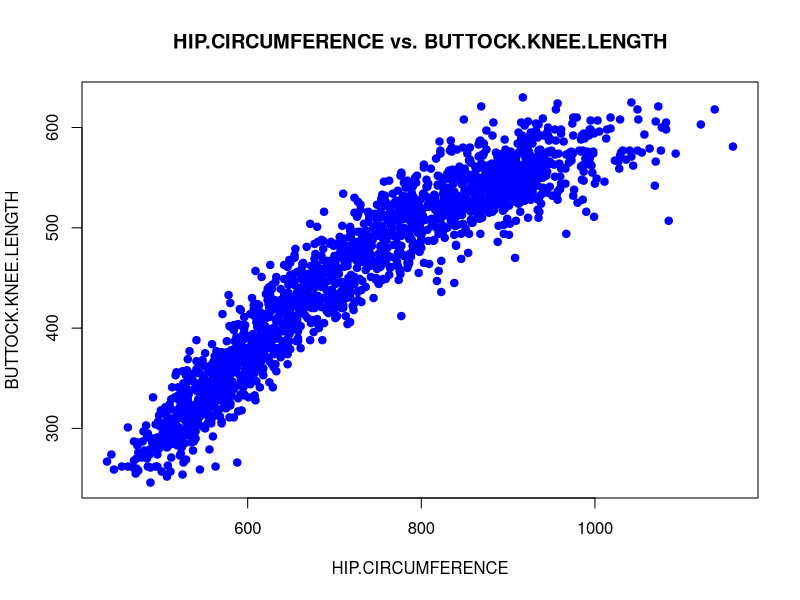
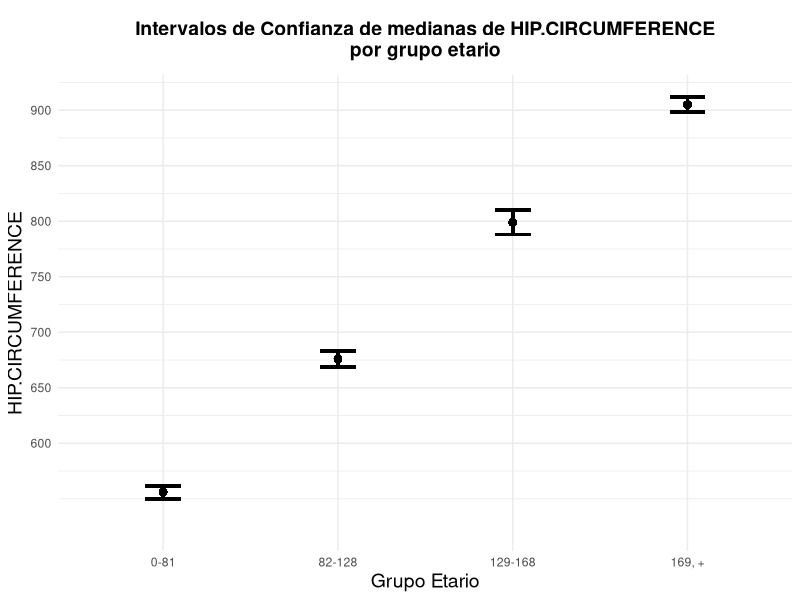
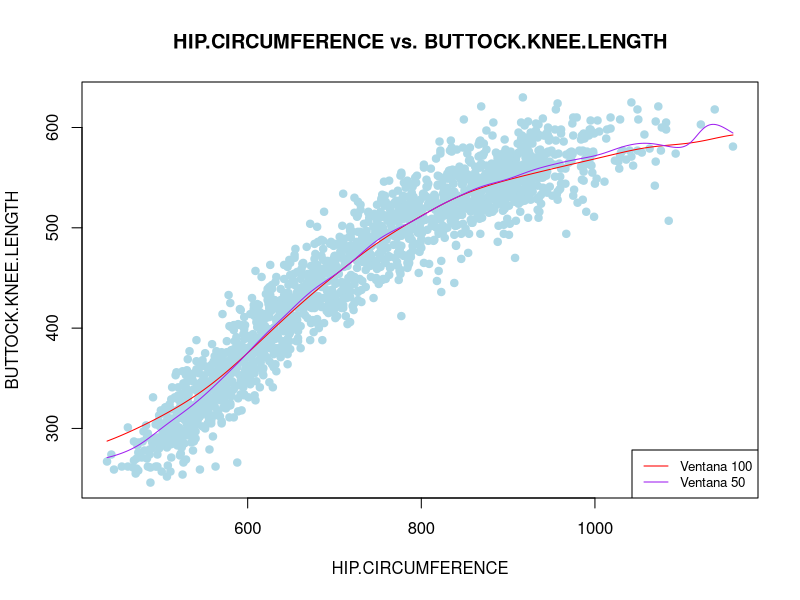
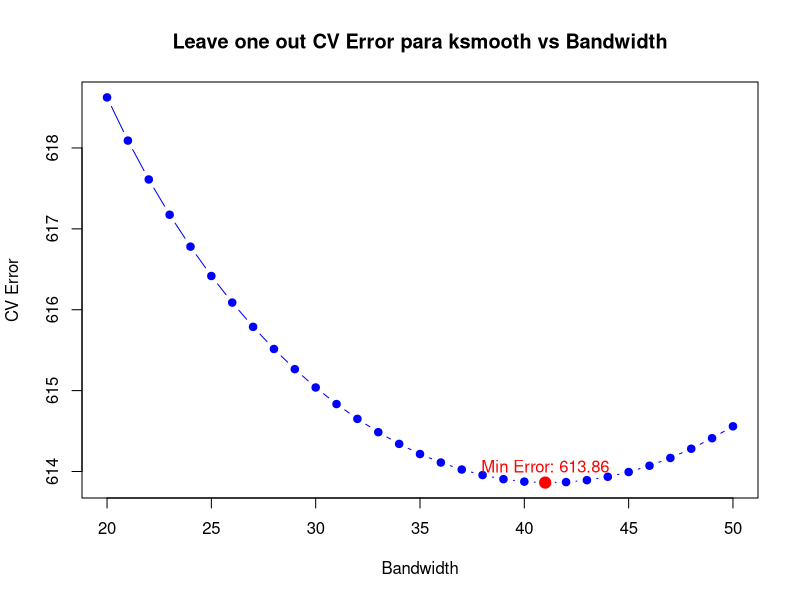

Generate these figures, in order, with R: (Note: a time limit stopped this script after it produced the figures.)
## ---- chunk 1
knitr::opts_chunk$set(echo = TRUE)
set.seed(1234) 
library(ggplot2)
## ---- chunk 2
individuals <- read.table("individuals.csv", header = TRUE, sep = ";")
datos_femenino <- subset(individuals, SEX == 2 & HIP.CIRCUMFERENCE != 0 & BUTTOCK.KNEE.LENGTH!=0)
attach(datos_femenino)

plot(HIP.CIRCUMFERENCE, BUTTOCK.KNEE.LENGTH,
     xlab = "HIP.CIRCUMFERENCE",
     ylab = "BUTTOCK.KNEE.LENGTH",
     main = "HIP.CIRCUMFERENCE vs. BUTTOCK.KNEE.LENGTH",
     pch = 19, col = "blue")
## ---- chunk 3

# Division de grupos etarios por cuartiles
cuartiles <- quantile(datos_femenino$AGE.IN.MONTHS,probs = c(0,0.25, 0.5, 0.75,1))
datos_femenino$AGE.GROUP <- cut(datos_femenino$AGE.IN.MONTHS,cuartiles,include.lowest = TRUE, labels = c("0-81","82-128","129-168","169, +"))

#Estimacion de medianas 
medianas_estimadas <- tapply(datos_femenino$HIP.CIRCUMFERENCE,datos_femenino$AGE.GROUP,median)


# Función para estimación del se de las medianas

estimar_se_mediana <- function (x, B = 1000){
  titahatboot <- rep(0,B)
  for(i in 1:B){
    Xboot <- sample(x,length(x),replace = TRUE)
    titahatboot[i] <- median(Xboot)
  }
  return(sqrt(mean((titahatboot - mean(titahatboot))^2)))
}

# Cálculo de intervalo bootstrap nivel 0.95

intervalos_confianza <- tapply(datos_femenino$HIP.CIRCUMFERENCE, datos_femenino$AGE.GROUP, function(x){
  se_boot <- estimar_se_mediana(x)
  intervalo_boot <- c(median(x) - 1.96*se_boot,median(x) + 1.96*se_boot)
  return(intervalo_boot)
})


# Gráfico

# Los siguientes data frames son unicamente creados para generar el plot

df_medianas <- data.frame(
  AGE.GROUP = names(medianas_estimadas),
  MEDIAN = medianas_estimadas
)
df_intervalos <- data.frame(
  AGE.GROUP = names(intervalos_confianza),
  INTERVAL = intervalos_confianza
)
df_intervalos$LOWER <- sapply(df_intervalos$INTERVAL, function(x) x[1])
df_intervalos$UPPER <- sapply(df_intervalos$INTERVAL, function(x) x[2])

df_plot <- merge(datos_femenino,merge(df_medianas,df_intervalos,by="AGE.GROUP"),
                 by="AGE.GROUP")


ggplot(df_plot, aes(x = AGE.GROUP, y = MEDIAN)) +
  geom_point(size = 2) +  
  geom_errorbar(aes(ymin = LOWER, ymax = UPPER), width = 0.2, linewidth = 1) + 
  scale_y_continuous(limits = c(min(df_plot$LOWER) * 0.95, max(df_plot$UPPER)),
                     breaks = seq(from = 600, to = 1000, by = 50)) + 
  labs(title = "Intervalos de Confianza de medianas de HIP.CIRCUMFERENCE\npor grupo etario",
       x = "Grupo Etario", y = "HIP.CIRCUMFERENCE") +
  theme_minimal() + theme(
        plot.title = element_text(hjust = 0.5, face = "bold", size = 14,
                                  margin = margin(10, 0, 10, 0)),  
        axis.title = element_text(size = 14)) 
## ---- chunk 4
regresion_100 <- ksmooth(HIP.CIRCUMFERENCE, BUTTOCK.KNEE.LENGTH, "normal", bandwidth = 100)
regresion_50 <- ksmooth(HIP.CIRCUMFERENCE, BUTTOCK.KNEE.LENGTH, "normal", bandwidth = 50)


plot(datos_femenino$HIP.CIRCUMFERENCE, datos_femenino$BUTTOCK.KNEE.LENGTH,
     xlab = "HIP.CIRCUMFERENCE",
     ylab = "BUTTOCK.KNEE.LENGTH",
     main = "HIP.CIRCUMFERENCE vs. BUTTOCK.KNEE.LENGTH",
     pch = 19, col = "light blue")

lines(regresion_100, col = "red")
lines(regresion_50, col = "purple")

legend("bottomright", legend = c("Ventana 100", "Ventana 50"), col = c("red", "purple"), lty = 1, cex = 0.8)

## ---- chunk 5
# Defino la grilla de bandwidths
bandwidths <- 20:50

# Defino la función de Leave-One-Out-CV
cv_leave_one_out <- function(x, y, bandwidth) {
  
  n <- length(x)
  errors <- numeric(n)
  
  for (i in 1:n) {
    # Ajusto el modelo
    y_hat <- ksmooth(x[-i], y[-i], "normal", bandwidth = bandwidth, x.points = x[i])$y
    # Calculo el mse y lo agrego a errors
    mse <- (y[i] - y_hat)^2
    errors[i] <- mse
  }
  
  return(mean(errors))
}

# Calculo el error de cv para cada valor de h en la grilla
errors <- sapply(bandwidths, cv_leave_one_out, x = HIP.CIRCUMFERENCE, y = BUTTOCK.KNEE.LENGTH)

# Encuentro el valor mínimo de error y su índice correspondiente
min_error <- min(errors)
min_error_index <- which.min(errors)
ksmooth_best_bandwidth <- bandwidths[min_error_index]

# Ploteo la función objectivo marcando el valor mínimo
plot(bandwidths, errors, type = "b", main = "Leave one out CV Error para ksmooth vs Bandwidth",
     xlab = "Bandwidth", ylab = "CV Error", col = "blue", pch = 19)

# Marca el valor mínimo de error en el plot
points(ksmooth_best_bandwidth, min_error, col = "red", pch = 19, cex = 1.5)
text(ksmooth_best_bandwidth, min_error, labels = paste("Min Error:", round(min_error, 2)), pos = 3, col = "red")

## ---- chunk 6

# Defino el estimador de NW para un x0
nwsmooth <- function(x0, x, y, bandwidth){
  
  # Armo el vector al que le aplico el núcleo normal
  vect <- (x - x0)/bandwidth
  
  # Calculo los pesos
  weights <- dnorm(vect)
  
  return(sum(weights*y)/sum(weights))
}


# Calculo el leave-one-out CV
cv_nwsmooth <- function(bandwidth, x, y){
  
  # Vector m, con nwsmooth aplicado a x_i en la posición i
  m <- sapply(x, nwsmooth, x, y, bandwidth)
  
  # Armo el vector w, que tiene el coeficiente w_i,h en la posición i
  arg_matrix <- outer(x, x, "-") * (1/bandwidth)  # Matriz con (x[i]-x[j])/bandwidth en la posición ij
  kernel_matrix <- apply(arg_matrix, c(1, 2), dnorm)  # Núcleo normal aplicado a cada posición
  column_sums <- colSums(kernel_matrix)  # Sumo las columnas de kernel_matrix, me queda el denominador de w_i,h
  gaussian_kernel_0 <- dnorm(0)  # El num de w_i,h para todo i
  w <- gaussian_kernel_0 / column_sums  # Consigo w
  
  # Vector con error de predicción de m_h^-i en la posición i
  errors <- ((y-m)/(1-w))^2
  
  return(mean(errors))
}


# Defino grilla de bandwidths y calculo el error de cv para cada valor de h en la grilla
bandwidths <- 4:24
errors <- sapply(bandwidths, cv_nwsmooth, x = HIP.CIRCUMFERENCE, y = BUTTOCK.KNEE.LENGTH)


# Encuentro el valor mínimo de error y su índice correspondiente
min_error <- min(errors)
min_error_index <- which.min(errors)
nwsmooth_best_bandwidth <- bandwidths[min_error_index]


# Ploteo la función objectivo marcando el valor mínimo
plot(bandwidths, errors, type = "b", main = "Leave one out CV Error para nwsmooth vs Bandwidth",
     xlab = "Bandwidth", ylab = "CV Error", col = "blue", pch = 19)

# Marca el valor mínimo de error en el plot
points(nwsmooth_best_bandwidth, min_error, col = "red", pch = 19, cex = 1.5)
text(nwsmooth_best_bandwidth, min_error, labels = paste("Min Error:", round(min_error, 2)), pos = 3, col = "red")


# Calculo la regresión
ordenado <- order(HIP.CIRCUMFERENCE)
nwfit <- sapply(HIP.CIRCUMFERENCE[ordenado], nwsmooth, HIP.CIRCUMFERENCE, BUTTOCK.KNEE.LENGTH, nwsmooth_best_bandwidth)


# Grafico
plot(datos_femenino$HIP.CIRCUMFERENCE, datos_femenino$BUTTOCK.KNEE.LENGTH,
     xlab = "HIP.CIRCUMFERENCE",
     ylab = "BUTTOCK.KNEE.LENGTH",
     main = "HIP.CIRCUMFERENCE vs. BUTTOCK.KNEE.LENGTH",
     pch = 19, col = "light blue")

lines(HIP.CIRCUMFERENCE[ordenado], nwfit, col = "red")
## ---- chunk 7
# Ajusto los modelos
recta_cuad_min <- lm(BUTTOCK.KNEE.LENGTH ~ HIP.CIRCUMFERENCE)
ksmoothfit <- ksmooth(HIP.CIRCUMFERENCE, BUTTOCK.KNEE.LENGTH, "normal", bandwidth = ksmooth_best_bandwidth)
ordenado <- order(HIP.CIRCUMFERENCE)
nwfit <- sapply(HIP.CIRCUMFERENCE[ordenado], nwsmooth, HIP.CIRCUMFERENCE, BUTTOCK.KNEE.LENGTH, nwsmooth_best_bandwidth)

# Grafico
plot(HIP.CIRCUMFERENCE, BUTTOCK.KNEE.LENGTH,
     xlab = "HIP.CIRCUMFERENCE",
     ylab = "BUTTOCK.KNEE.LENGTH",
     main = "ksmooth vs nwsmooth vs lm",
     pch = 19, col = "light blue")

abline(recta_cuad_min, col = "brown", lwd = 2)
lines(HIP.CIRCUMFERENCE[ordenado], nwfit, col = "red", lwd = 3)
lines(ksmoothfit, col = "blue", lwd = 2, lty = 2)

legend("bottomright", legend = c("ksmooth(41)", "nwsmooth(15)", "lm"), col = c("blue", "red", "brown"), lty = c(2,1,1), cex = 0.8, lwd = c(2,3,3))

## ---- chunk 8
linearsmooth <- function(x, X_data, Y_data, h){
  K <- function(u) dnorm(u)
  y_est <- rep(NA, length(X_data)) 
  for(i in 1:length(x)){
    X <- matrix(0, nrow=length(X_data), ncol=2)
    X[,1] <- 1
    X[,2] <- X_data - x[i]
    W <- diag(K((X_data-x[i])/h))
    Y <- Y_data
    inv <- solve(t(X)%*%W%*%X)
    mean_sq_est <- inv%*%t(X)%*%W%*%Y
    y_est[i] <- mean_sq_est[1]
  }
  
  return(y_est)
}
## ---- chunk 9
reg_est <- linearsmooth(datos_femenino$HIP.CIRCUMFERENCE, datos_femenino$HIP.CIRCUMFERENCE, datos_femenino$BUTTOCK.KNEE.LENGTH, 40)
reg_est <- sort(reg_est)
## ---- chunk 10
y <- sort(datos_femenino$BUTTOCK.KNEE.LENGTH)
x <- sort(datos_femenino$HIP.CIRCUMFERENCE)
plot(x, y,
     main = "Comparación de estimadores",
     xlab = "HIP.CIRCUMFERENCE",
     ylab = "BUTTOCK.KNEE.LENGTH")

# Agregar los estimadores al gráfico
lines(x, nwfit, col = "red", lwd = 3)
lines(x, reg_est, col = "blue", lwd = 3)

legend("topleft", legend = c("Nadaraya-Watson", "Regresión local"),
       col = c("red", "blue"), lty = 1, lwd = 2)
